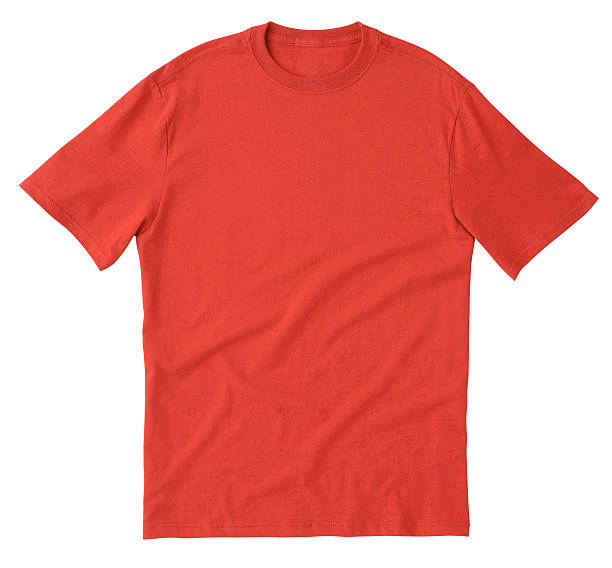
#> input picture scripts/test-images/ts.png, 612 x 568 px
$ python -i img_utils_experimental.py   (imports and definitions only)
#> lines starting #> are read from the running program, lines starting #| are printed output that depends on the picture
import numpy as np
from io import BytesIO
import base64
from PIL import Image, ImageOps, ImageFilter, ImageEnhance


def prepareImage(img):
    """
    Converts and reduces noise in a given raster image to the MNIST-format

    Args:
        img (JPG | JFIF | PNG): A raster image

    Returns:
        (Numpy Array): A MNIST-compliant grayscaled image
    """
#> called with img = 'test-images/ts.png'
    im = Image.open(img)
#> im is the input picture: PIL image 612x568 RGBA; mean R, G, B, A 236, 151.5, 145.5, 255
    im.filter(ImageFilter.MedianFilter())
    enhancer = ImageEnhance.Contrast(im)
    im = enhancer.enhance(2)
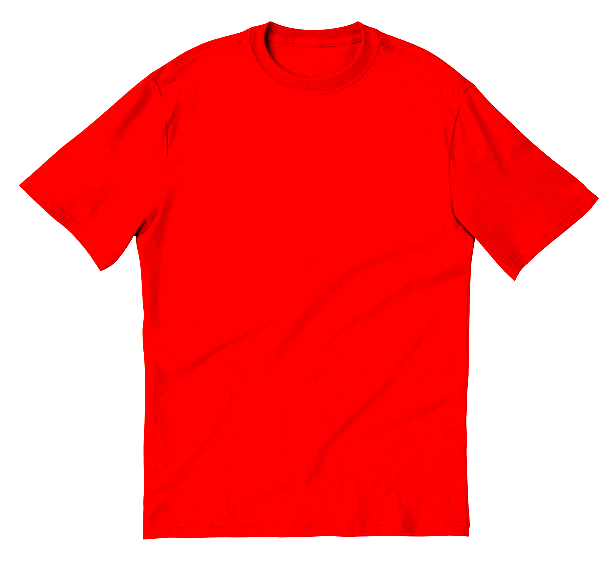
#> im: PIL image 612x568 RGBA; mean R, G, B, A 252.8, 117.3, 117.3, 255
    im = ImageOps.invert(im.convert('L')).resize((28, 28))
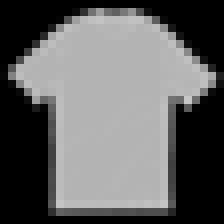
#> im: PIL image 28x28 L (shown 8 times larger); min 0, max 199, mean 97.9
    return np.array(im).reshape(1, 28, 28, 1) / 255.0


# [46 lines left out: functions prepareFlip, toBase64String, imgToB64, not called in this run]

>>> result = prepareImage('test-images/ts.png')
